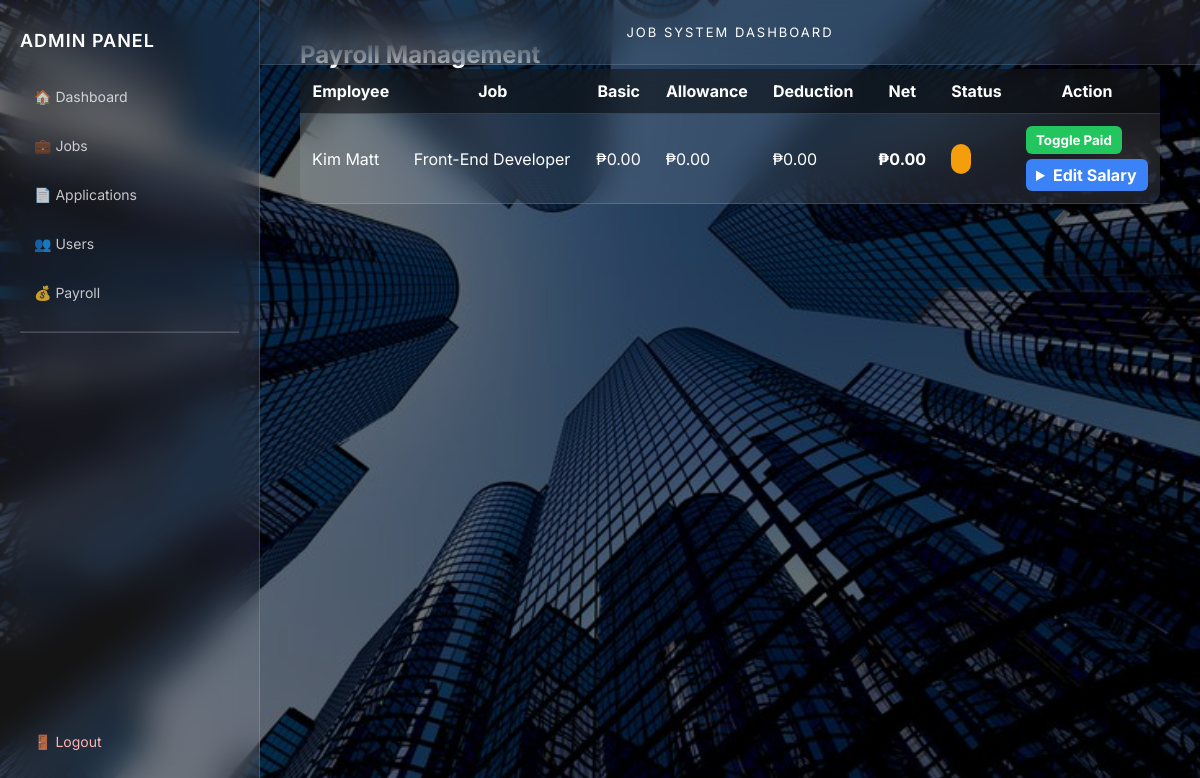
The page /admin/payroll.php (signed in) on the database its author committed.
### tables this page shows
CREATE TABLE `payroll` (
  `id` int(11) NOT NULL,
  `user_id` int(11) NOT NULL,
  `job_id` int(11) NOT NULL,
  `basic_salary` decimal(10,2) DEFAULT 0.00,
  `allowance` decimal(10,2) DEFAULT 0.00,
  `deduction` decimal(10,2) DEFAULT 0.00,
  `net_salary` decimal(10,2) DEFAULT 0.00,
  `pay_period_start` date DEFAULT NULL,
  `pay_period_end` date DEFAULT NULL,
  `status` enum('unpaid','paid') DEFAULT 'unpaid',
  `created_at` timestamp NOT NULL DEFAULT current_timestamp()
);

CREATE TABLE `users` (
  `id` int(11) NOT NULL,
  `full_name` varchar(100) DEFAULT NULL,
  `email` varchar(100) DEFAULT NULL,
  `password` varchar(255) DEFAULT NULL,
  `role` enum('admin','user') DEFAULT 'user',
  `profile_pic` varchar(255) DEFAULT NULL,
  `resume_path` varchar(255) DEFAULT NULL,
  `phone` varchar(20) DEFAULT NULL,
  `address` text DEFAULT NULL,
  `created_at` timestamp NOT NULL DEFAULT current_timestamp(),
  `login_attempts` int(11) DEFAULT 0,
  `last_attempt` datetime DEFAULT NULL
);

CREATE TABLE `jobs` (
  `id` int(11) NOT NULL,
  `title` varchar(255) DEFAULT NULL,
  `company` varchar(255) DEFAULT NULL,
  `location` varchar(255) DEFAULT NULL,
  `type` enum('Full-time','Part-time','Remote','Contract') DEFAULT NULL,
  `salary_range` varchar(100) DEFAULT NULL,
  `description` text DEFAULT NULL,
  `requirements` text DEFAULT NULL,
  `slots` int(11) DEFAULT NULL,
  `status` enum('open','closed') DEFAULT 'open',
  `posted_by` int(11) DEFAULT NULL,
  `created_at` timestamp NOT NULL DEFAULT current_timestamp()
);

### admin/payroll.php (the view, shortened to what this page needs)
<?php
include "../includes/header.php";
require_once "../includes/auth.php";
$stmt = $pdo->prepare("
    SELECT p.*, u.full_name, j.title
    FROM payroll p
    JOIN users u ON u.id = p.user_id
    JOIN jobs j ON j.id = p.job_id
    ORDER BY p.created_at DESC
");
$stmt->execute();
$payrolls = $stmt->fetchAll();
?>
<!DOCTYPE html>
<html>
<head>
</head>
<body>
<?php include "sidebar.php"; ?>
<div class="container">
<h2>Payroll Management</h2>
<table>
<tr>
    <th>Employee</th>
    <th>Job</th>
    <th>Basic</th>
    <th>Allowance</th>
    <th>Deduction</th>
    <th>Net</th>
    <th>Status</th>
    <th>Action</th>
</tr>
<?php foreach($payrolls as $p): ?>
<tr>
    <td><?= $p['full_name'] ?></td>
    <td><?= $p['title'] ?></td>
    <td>₱<?= $p['basic_salary'] ?></td>
    <td>₱<?= $p['allowance'] ?></td>
    <td>₱<?= $p['deduction'] ?></td>
    <td><b>₱<?= $p['net_salary'] ?></b></td>
    <td>
        <span style="padding:5px 10px;border-radius:20px;background:<?= $p['status']=='paid'?'#22c55e':'#f59e0b' ?>">
        </span>
    </td>
    <td>
        <form method="POST" style="display:inline;">
            <button class="btn btn-paid">Toggle Paid</button>
        </form>
        <details style="margin-top:5px;">
            <summary class="btn btn-edit">Edit Salary</summary>
        </details>
    </td>
</tr>
<?php endforeach; ?>
</table>
</div>
</body>
</html>

### admin/payroll.php (style rules this page uses)
body { margin:0; font-family: Arial; background: url("../assets/images/bg.jpg") center/cover no-repeat; color:white; }
body::before { content:""; position:fixed; inset:0; background:rgba(0,0,0,0.55); }
.container { margin-left:260px; padding:40px; position:relative; z-index:1; }
table { width:100%; border-collapse:collapse; background:rgba(255,255,255,0.10); backdrop-filter: blur(18px); border-radius:12px; overflow:hidden; }
th,td { padding:12px; border-bottom:1px solid rgba(255,255,255,0.15); }
th { background:rgba(0,0,0,0.5); }
.btn { padding:6px 10px; border:none; border-radius:6px; cursor:pointer; font-weight:bold; }
.btn-paid { background:#22c55e; color:white; }
.btn-edit { background:#3b82f6; color:white; }

### admin/sidebar.php (style rules this page uses)
* { margin: 0; padding: 0; box-sizing: border-box; font-family: 'Inter', sans-serif; }

### rows shown on the page
payroll: user.full_name "Kim Matt", job.title "Front-End Developer", basic_salary "0.00", allowance "0.00", deduction "0.00", net_salary "0.00"
